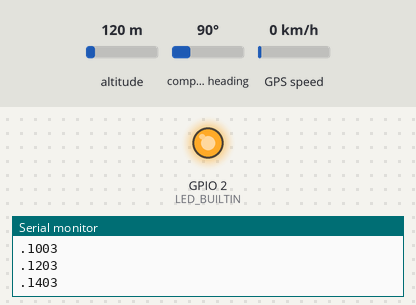
Bench run of a sketch on a simulated ESP8266 (Wemos D1 mini). Shown: output pins drawn as LEDs (lit = HIGH, except the on-board LED, lit = LOW), the last lines printed to the serial monitor. The test bench sets the inputs (shaded band); at power-on: altitude 120 m, compass heading 90°, GPS speed 0 km/h. WiFi joins after 1.5 s; servers stay silent unless stated; uploads are accepted with an empty reply; the GPS gets a fix after 3 s at 37.7749, -122.4194 with 8 satellites.

Above: at 1.6 s.
At 4.0 s:
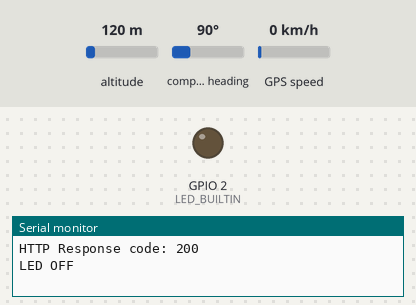
Timing chart, 0 to 5.5 s (numbered marks = the images above):
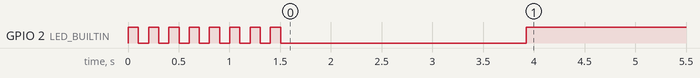

The sketch:

WeMos_GPS_POST_Server.ino
```cpp
#include <ESP8266WiFi.h>
#include <ESP8266HTTPClient.h>
const char *ssid = "SookYenFarm";
const char *password = "0863741677";
const char *host = "http://gpstracking.tono.tech/post-data.php";
const char* api   = "tono.tech";  //API Key
long timeout; // Time to WiFi Connect
String gpsid = "888888";

#include <WiFiClient.h>
WiFiClient client;

// GPS-MODUL
#include <TinyGPS++.h>
#include <SoftwareSerial.h>
TinyGPSPlus gps;
SoftwareSerial ss(5, 4);  // GPIO4 und GPIO5 (PIN D1 und D2)

float latitude, longitude, speed;
String lat_str, lng_str, spd_str;


#define uS_TO_S_FACTOR 1000000  /* Conversion factor for micro seconds to seconds */
#define TIME_TO_SLEEP  58        /* Time ESP will go to sleep (in seconds) */


void connect() {
   // We start by connecting to a WiFi network
  Serial.println();
  Serial.println();
  Serial.print("Connecting to ");
  Serial.println(ssid);
  WiFi.begin(ssid, password);

  while (WiFi.status() != WL_CONNECTED) {
    // LED Status
    digitalWrite(LED_BUILTIN, HIGH);
    delay(100);
    digitalWrite(LED_BUILTIN, LOW);
    delay(100);
    //delay(500);
    Serial.print(".");
    timeout = millis();
    Serial.println(timeout);

    // Time Out got deep_sleep_mode save battery
    if (timeout > 30000) {
      Serial.print("TIME_OUT: ");
      Serial.println(timeout);
      Serial.print("Sleeping ");
      Serial.print(TIME_TO_SLEEP);
      Serial.println(" seconds ..");
      // Deep Sleep TIME_TO_SLEEP seconds
      ESP.deepSleep(TIME_TO_SLEEP * uS_TO_S_FACTOR);
    }
  }
  Serial.println("");
  Serial.println("WiFi connected");
  Serial.println("IP address: ");
  Serial.println(WiFi.localIP());
  Serial.println("--------------------");

  // Show Connect Status
  digitalWrite(LED_BUILTIN, LOW);   // turn the LED on (HIGH is the voltage level)
  //delay(1000);
  Serial.println("LED ON");
}

void setup() {
  pinMode(LED_BUILTIN, OUTPUT);
  // Serial:
  Serial.begin(9600);
  // SoftwareSerial:
  ss.begin(9600);
  connect();
}

void loop() {
  // This sketch displays information every time a new sentence is correctly encoded.
  while (ss.available() > 0){
    gps.encode(ss.read());
    if (gps.location.isUpdated()){
      Serial.print("Latitude= ");
      Serial.print(gps.location.lat(), 6);
      Serial.print(" Longitude= ");
      Serial.print(gps.location.lng(), 6);
      Serial.print(" Speed= ");
      Serial.println(gps.speed.kmph(), 6);

      latitude = gps.location.lat();
      lat_str = String(latitude , 6);

      longitude = gps.location.lng();
      lng_str = String(longitude , 6);

      speed = gps.speed.kmph();
      spd_str = String(speed , 6);


      HTTPClient https;
      https.begin(client, host);

      // Specify content-type header
      https.addHeader("Content-Type", "application/x-www-form-urlencoded");

      //postData = "api_key=" + apiKeyValue + "&gpsid=" + gpsid + "&lat=" + lat + "&lng=" + lng + "&speed=" + spd;postData = "api_key=" + apiKeyValue + "&gpsid=" + gpsid + "&lat=" + lat + "&lng=" + lng + "&speed=" + spd;
      // We now create a URI for the request
      String httpRequestData = "api_key=";
      httpRequestData += api;
      httpRequestData += "&gpsid=";
      httpRequestData += gpsid;
      httpRequestData += "&lat=";
      httpRequestData += lat_str;
      httpRequestData += "&lng=";
      httpRequestData += lng_str;
      httpRequestData += "&speed=";
      httpRequestData += spd_str;

      Serial.print("httpRequestData: ");
      Serial.println(httpRequestData);

      // Send HTTP POST request
      int httpResponseCode = https.POST(httpRequestData);

      if (httpResponseCode>0) {
        Serial.print("HTTP Response code: ");
        Serial.println(httpResponseCode);
      }
      else {
        Serial.print("Error code: ");
        Serial.println(httpResponseCode);
      }

      Serial.println(https.getString());

      // Free resources
      https.end();
      //delay(1000);
      digitalWrite(LED_BUILTIN, HIGH);
      Serial.println("LED OFF");
      delay(60000);
    }

    //delay(1000);

  }
}
```

Measured:
- by itself, GPIO 2 (LED_BUILTIN): goes 7 × (LOW 0.10 s, HIGH 0.10 s), LOW 2.4 s, then HIGH
